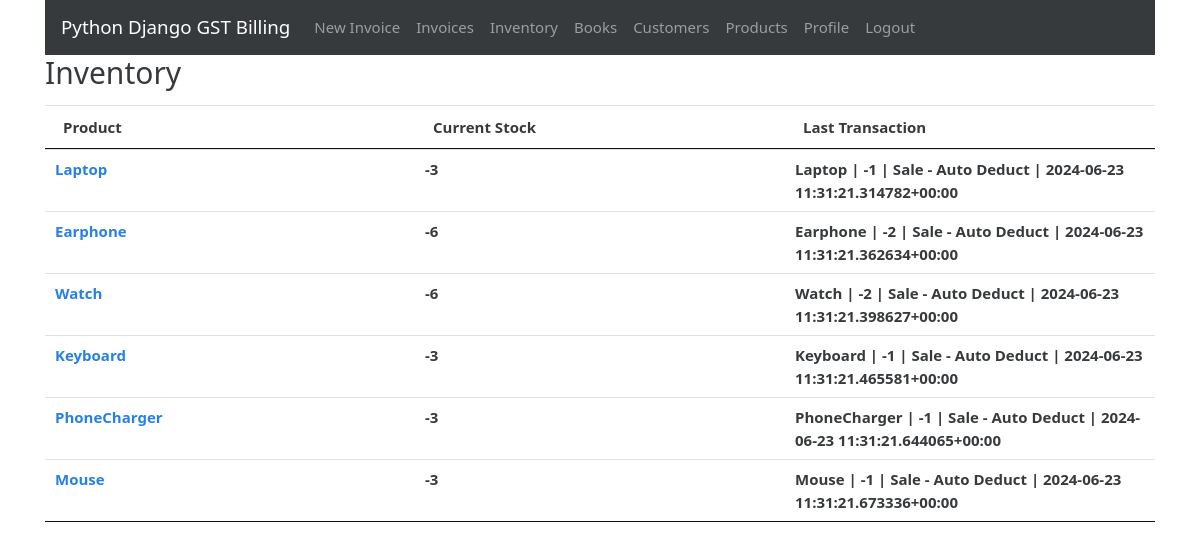
The app's page /inventory (signed in) with its own data.
### gstbillingapp/models.py (models this page shows, shortened)
class Inventory(models.Model):
    user = models.ForeignKey(User, null=True, blank=True, on_delete=models.SET_NULL)
    product = models.ForeignKey(Product, null=True, blank=True, on_delete=models.SET_NULL)
    current_stock = models.IntegerField(default=0)
    alert_level = models.IntegerField(default=0)
    last_log = models.ForeignKey(InventoryLog, null=True, blank=True, default=None, on_delete=models.SET_NULL)

class Product(models.Model):
    user = models.ForeignKey(User, null=True, blank=True, on_delete=models.SET_NULL)
    product_name = models.CharField(max_length=200)
    product_hsn = models.CharField(max_length=50, null=True, blank=True)
    product_unit = models.CharField(max_length=50)
    product_gst_percentage = models.FloatField()
    product_rate_with_gst = models.FloatField()

class InventoryLog(models.Model):
    user = models.ForeignKey(User, null=True, blank=True, on_delete=models.SET_NULL)
    product = models.ForeignKey(Product, null=True, blank=True, on_delete=models.SET_NULL)
    date = models.DateTimeField(default=datetime.now, blank=True, null=True)
    last_modified = models.DateTimeField(auto_now=True)
    change = models.IntegerField(default=0)
    CHANGE_TYPES = [
        (0, 'Other'),
        (1, 'Purchase'),
        (2, 'Production'),
        (4, 'Sales'),
    ]
    change_type = models.IntegerField(choices=CHANGE_TYPES, default=0)
    associated_invoice = models.ForeignKey(Invoice, blank=True, null=True, default=None, on_delete=models.SET_NULL)
    description = models.TextField(max_length=600, blank=True, null=True)
    def __str__(self):
        return self.product.product_name + " | " + str(self.change) + " | " + self.description + " | " + str(self.date)

### gstbillingapp/views.py (the view)
# urls.py: path('inventory', views.inventory, name='inventory'),
@login_required
def inventory(request):
    context = {}
    context['inventory_list'] = Inventory.objects.filter(user=request.user)
    context['untracked_products'] = Product.objects.filter(user=request.user, inventory=None)
    return render(request, 'gstbillingapp/inventory.html', context)

### gstbillingapp/templates/gstbillingapp/inventory.html (shortened to what this page needs)
{% extends "gstbillingapp/base.html" %}
{% load static %}
{% block content %}
<div class="row">
	<div class="col">
		<h2>Inventory</h2>
	</div>
</div>
<table class="table table-hover font-weight-bold" id="inventory-table">
	<thead>
		<tr>
			<th>Product</th>
			<th>Current Stock</th>
			<th>Last Transaction</th>
		</tr>
	</thead>
	<tbody class="two-col-form">
		{% for inventory in inventory_list %}
		<tr onclick="window.location='{% url 'inventory_logs' inventory.id %}';">
			<td><a href="{% url 'inventory_logs' inventory.id %}">{{inventory.product.product_name}}</a></td>
			<td>{{inventory.current_stock}}</td>
			<td>{{inventory.last_log}}</td>
		</tr>
		{% endfor %}
	</tbody>
</table>
{% endblock %}

### gstbillingapp/static/gstbillingapp/main.css (style rules this page uses)
.two-col-form td, .two-col-form th { width: 25%; }

### records on screen
Inventory: product.product_name "Laptop", current_stock "-3", last_log "Laptop | -1 | Sale - Auto Deduct | 2024-06-23 11:31:21.314782+00:00"
Inventory: product.product_name "Earphone", current_stock "-6", last_log "Earphone | -2 | Sale - Auto Deduct | 2024-06-23 11:31:21.362634+00:00"
Inventory: product.product_name "Watch", current_stock "-6", last_log "Watch | -2 | Sale - Auto Deduct | 2024-06-23 11:31:21.398627+00:00"
Inventory: product.product_name "Keyboard", current_stock "-3", last_log "Keyboard | -1 | Sale - Auto Deduct | 2024-06-23 11:31:21.465581+00:00"
Inventory: product.product_name "PhoneCharger", current_stock "-3", last_log "PhoneCharger | -1 | Sale - Auto Deduct | 2024-06-23 11:31:21.644065+00:00"
Inventory: product.product_name "Mouse", current_stock "-3", last_log "Mouse | -1 | Sale - Auto Deduct | 2024-06-23 11:31:21.673336+00:00"
